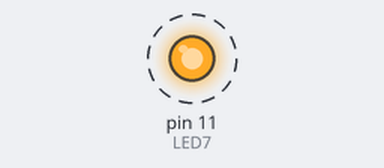
The sketch below on a simulated Arduino Uno, built with avr-gcc and run on an emulated ATmega328P. On the bench: output pins drawn as LEDs (lit = HIGH). Dashed ring = blinking.

Above: at 0.05 s.
Timing chart, 0 to 3.0 s (numbered marks = the images above):
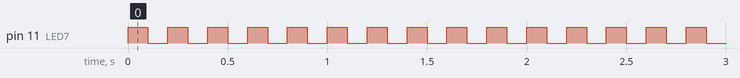

The sketch:

Lab1_S_L1.ino
```cpp
// this line creates an integer named LED7 that refers to pin 11 on the Arduino
int LED7 = 11;

void setup() {
  // the pinMode line of code has two configuration arguments, the first names the pin to LED7 which is the pin we want to affect and the second argument tells the LED7 integer to OUTPUT (send voltage out)
  pinMode(LED7, OUTPUT);

}

void loop() {
  // this first line writes the voltage to the integer LED7 using the function digitalWrite
  digitalWrite(LED7, HIGH);
  // this line sets a 100 millisecond delay and then runs the next line
  delay(100);
  // the next two lines do the same as the last two lines, except the light is run on LOW
  digitalWrite(LED7, LOW);
  delay(100);

}
```

Measured:
- by itself, pin 11 (LED7): alternates HIGH for 0.10 s and LOW for 0.10 s
